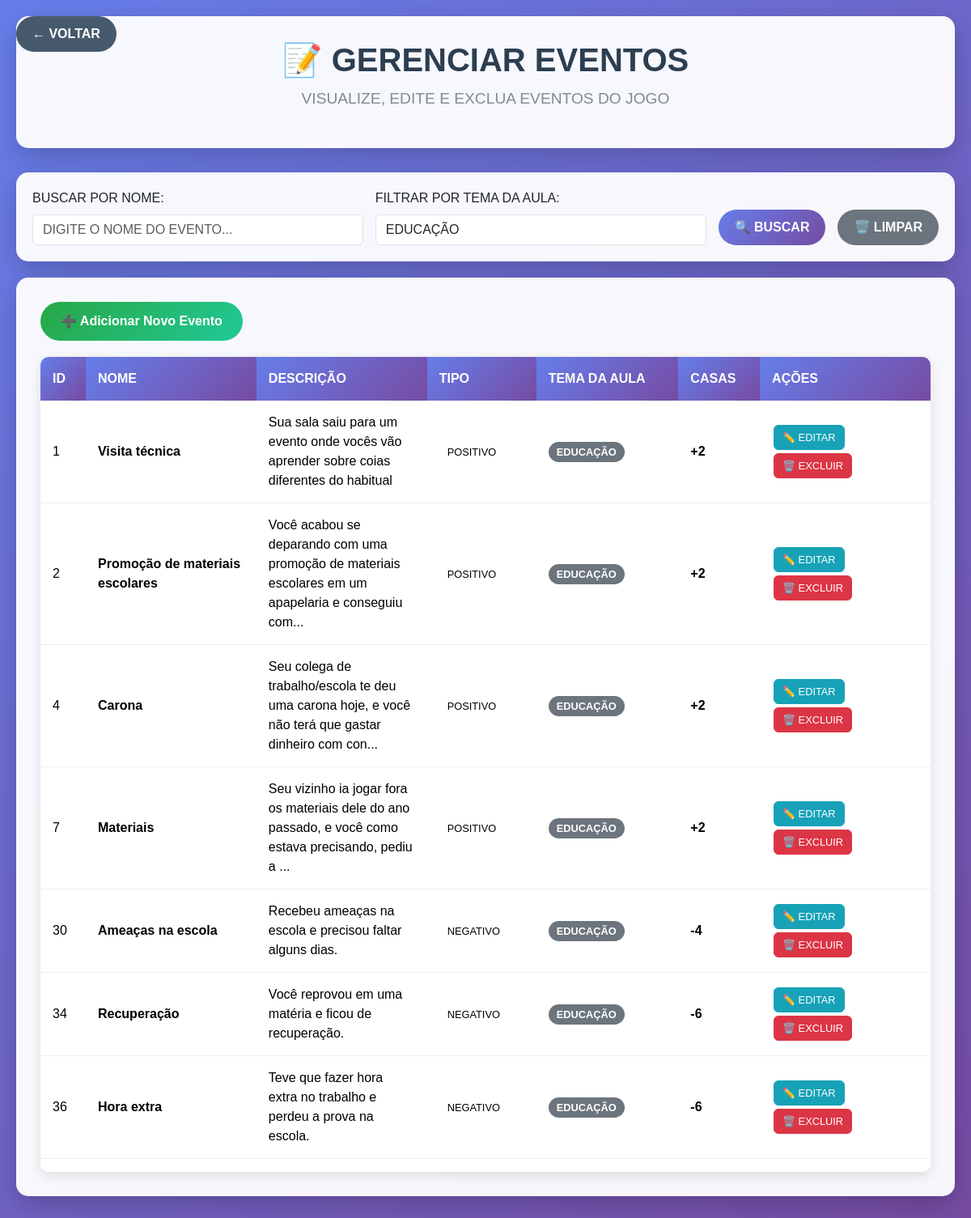
Page /Adm/gerenciarEventos.php?tema=EDUCAÇÃO (signed in) on the earlier database version.
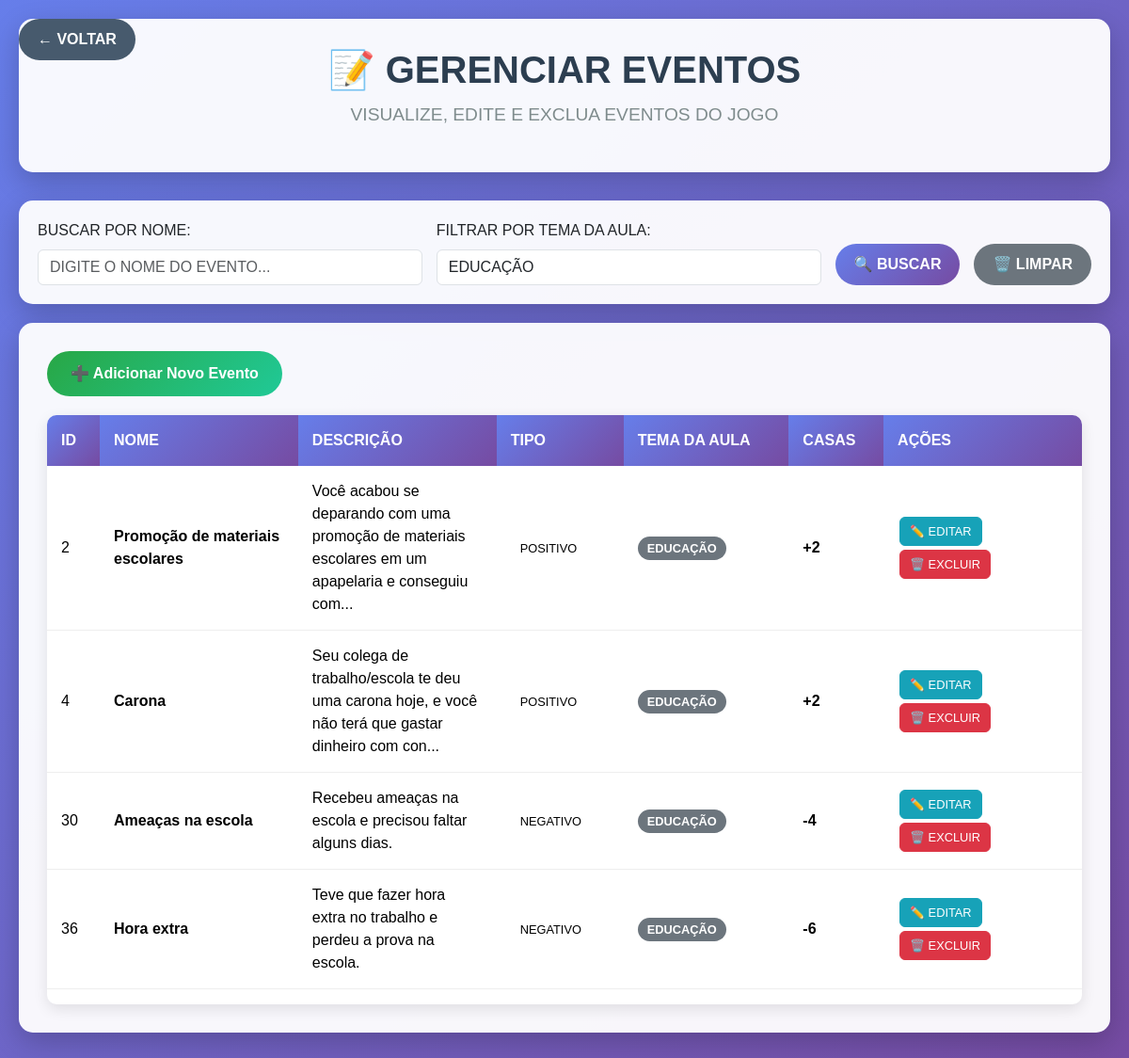
Same page on the later database version.
### tables this page shows
CREATE TABLE `tbevento` (
  `idEvento` int(11) NOT NULL,
  `nomeEvento` varchar(50) NOT NULL,
  `descricaoEvento` varchar(255) NOT NULL,
  `modificadorEvento` varchar(120) NOT NULL,
  `dificuldadeEvento` varchar(10) NOT NULL,
  `temaAula` varchar(50) DEFAULT NULL,
  `impactoEvento` varchar(50) NOT NULL,
  `casaEvento` int(100) NOT NULL
);

### Adm/gerenciarEventos.php (the view, shortened to what this page needs)
<?php include('../banco/conexao.php');
include('../includes/verificar_login.php'); ?>
<!DOCTYPE html>
<html lang="pt-BR">
<head>
    <link href="https://cdn.jsdelivr.net/npm/bootstrap@5.3.7/dist/css/bootstrap.min.css" rel="stylesheet">
</head>
<body>
    <a href="index.php" class="back-btn">← VOLTAR</a>
    <div class="admin-container">
        <div class="admin-header">
            <h1 class="admin-title">📝 GERENCIAR EVENTOS</h1>
            <p class="admin-subtitle">VISUALIZE, EDITE E EXCLUA EVENTOS DO JOGO</p>
        </div>
        <div class="search-section">
            <form method="GET" class="search-form">
                <div class="form-group">
                    <label for="search" class="form-label">BUSCAR POR NOME:</label>
                    <input type="text" class="form-control" id="search" name="search"
                           value="<?php echo isset($_GET['search']) ? htmlspecialchars($_GET['search']) : ''; ?>"
                           placeholder="DIGITE O NOME DO EVENTO..." autocomplete="off">
                </div>
                <div class="form-group">
                    <label for="tema" class="form-label">FILTRAR POR TEMA DA AULA:</label>
                    <input type="text" class="form-control" id="tema" name="tema"
                           value="<?php echo isset($_GET['tema']) ? htmlspecialchars($_GET['tema']) : ''; ?>"
                           placeholder="DIGITE O TEMA DA AULA..." autocomplete="off">
                </div>
                <button type="submit" class="btn search-btn">🔍 BUSCAR</button>
                <a href="gerenciarEventos.php" class="btn clear-btn">🗑️ LIMPAR</a>
            </form>
        </div>
        <div class="events-section">
            <a href="cadastrarEvento.php" class="add-event-btn">➕ Adicionar Novo Evento</a>
            <div class="events-table">
                <table class="table table-hover">
                    <thead>
                        <tr>
                            <th>ID</th>
                            <th>NOME</th>
                            <th>DESCRIÇÃO</th>
                            <th>TIPO</th>
                            <th>TEMA DA AULA</th>
                            <th>CASAS</th>
                            <th>AÇÕES</th>
                        </tr>
                    </thead>
                    <tbody>
                        <?php
                        $whereConditions = [];
                        $params = [];
                        if (isset($_GET['tema']) && !empty($_GET['tema'])) {
                            $whereConditions[] = "temaAula LIKE ?";
                            $params[] = '%' . $_GET['tema'] . '%';
                        }
                        $whereClause = !empty($whereConditions) ? 'WHERE ' . implode(' AND ', $whereConditions) : '';
                        $query = "SELECT * FROM tbevento $whereClause ORDER BY idEvento ASC";
                        $stmt = $pdo->prepare($query);
                        $stmt->execute($params);
                        while ($row = $stmt->fetch(PDO::FETCH_ASSOC)) {
                            $tipo = $row['casaEvento'] > 0 ? 'POSITIVO' : 'NEGATIVO';
                            $casas = $row['casaEvento'];
                            $temaAula = $row['temaAula'] ?? 'NÃO DEFINIDO';
                            echo "<tr>";
                            echo "<td>{$row['idEvento']}</td>";
                            echo "<td><strong>{$row['nomeEvento']}</strong></td>";
                            echo "<td>" . substr($row['descricaoEvento'], 0, 100) . (strlen($row['descricaoEvento']) > 100 ? '...' : '') . "</td>";
                            echo "<td><span class='badge-tipo badge-{$tipo}'>" . ucfirst($tipo) . "</span></td>";
                            echo "<td><span class='badge-tema'>" . htmlspecialchars($temaAula) . "</span></td>";
                            echo "<td><strong>" . ($casas > 0 ? '+' : '') . $casas . "</strong></td>";
                            echo "<td>";
                            echo "<a href='editarEvento.php?id={$row['idEvento']}' class='btn btn-action btn-edit'>✏️ EDITAR</a>";
                            echo "<a href='excluirEvento.php?id={$row['idEvento']}' class='btn btn-action btn-delete' onclick='return confirm(\"Tem certeza que deseja excluir este evento?\")'>🗑️ EXCLUIR</a>";
                            echo "</td>";
                            echo "</tr>";
                        }
                        ?>
                    </tbody>
                </table>
            </div>
        </div>
    </div>
</body>
</html>

### Adm/gerenciarEventos.php (style rules this page uses)
body { background: linear-gradient(135deg, #667eea 0%, #764ba2 100%); min-height: 100vh; font-family: 'Arial', sans-serif; }
.admin-container { max-width: 1400px; margin: 0 auto; padding: 20px; }
.admin-header { background: rgba(255, 255, 255, 0.95); border-radius: 15px; padding: 30px; margin-bottom: 30px; box-shadow: 0 10px 30px rgba(0, 0, 0, 0.2); text-align: center; }
.admin-title { color: #2c3e50; font-size: 2.5rem; font-weight: bold; margin-bottom: 10px; }
.admin-subtitle { color: #7f8c8d; font-size: 1.2rem; }
.events-section { background: rgba(255, 255, 255, 0.95); border-radius: 15px; padding: 30px; box-shadow: 0 10px 30px rgba(0, 0, 0, 0.2); margin-bottom: 30px; }
.events-table { background: white; border-radius: 10px; overflow: hidden; box-shadow: 0 5px 15px rgba(0, 0, 0, 0.1); }
.table thead th { background: linear-gradient(135deg, #667eea 0%, #764ba2 100%); color: white; border: none; padding: 15px; font-weight: bold; }
.table tbody td { padding: 15px; vertical-align: middle; border-bottom: 1px solid #eee; }
.badge-tipo { font-size: 0.8rem; padding: 5px 10px; border-radius: 15px; }
.badge-tema { font-size: 0.8rem; padding: 5px 10px; border-radius: 15px; background-color: #6c757d; color: white; font-weight: bold; }
.btn-action { margin: 2px; padding: 5px 10px; font-size: 0.8rem; }
.btn-edit { background-color: #17a2b8; border-color: #17a2b8; color: white; }
.btn-delete { background-color: #dc3545; border-color: #dc3545; color: white; }
.back-btn { position: fixed; top: 20px; left: 20px; background: rgba(52, 73, 94, 0.9); color: white; border: none; padding: 10px 20px; border-radius: 25px; text-decoration: none; font-weight: bold; transition: background 0.3s ease; z-index: 9999; }
.form-group { position: relative; }
.add-event-btn { background: linear-gradient(135deg, #28a745 0%, #20c997 100%); color: white; border: none; padding: 12px 25px; border-radius: 25px; text-decoration: none; font-weight: bold; transition: transform 0.3s ease; display: inline-block; margin-bottom: 20px; }
.search-section { background: rgba(255, 255, 255, 0.95); border-radius: 15px; padding: 20px; margin-bottom: 20px; box-shadow: 0 10px 30px rgba(0, 0, 0, 0.2); }
.search-form { display: flex; gap: 15px; align-items: end; flex-wrap: wrap; }
.search-form .form-group { flex: 1; min-width: 200px; }
.search-btn { background: linear-gradient(135deg, #667eea 0%, #764ba2 100%); color: white; border: none; padding: 10px 20px; border-radius: 25px; font-weight: bold; }
.clear-btn { background: #6c757d; color: white; border: none; padding: 10px 20px; border-radius: 25px; font-weight: bold; }
.table td, .table th { word-wrap: break-word; white-space: normal; max-width: 180px; }
.table td:nth-child(5) { word-wrap: break-word; white-space: normal; max-width: 180px; }

Differences in the rows shown:
no longer on this page (row edited): tbevento: idEvento "1", nomeEvento "Visita técnica", descricaoEvento "Sua sala saiu para um evento onde vocês vão aprender sobre coias diferentes do habitual", casaEvento "POSITIVO", temaAula "EDUCAÇÃO", casaEvento "2"
no longer on this page (row edited): tbevento: idEvento "7", nomeEvento "Materiais", descricaoEvento "Seu vizinho ia jogar fora os materiais dele do ano passado, e você como estava precisando, pediu a", casaEvento "POSITIVO", temaAula "EDUCAÇÃO", casaEvento "2"
no longer on this page (row edited): tbevento: idEvento "34", nomeEvento "Recuperação", descricaoEvento "Você reprovou em uma matéria e ficou de recuperação.", casaEvento "NEGATIVO", temaAula "EDUCAÇÃO", casaEvento "-6"
